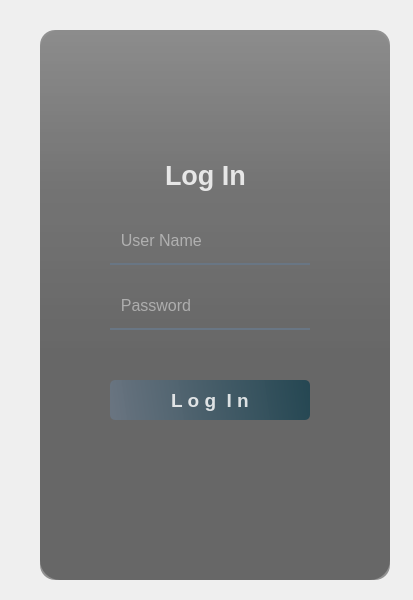
<?xml version="1.0" encoding="UTF-8"?>
<ui version="4.0">
 <class>MainWindow</class>
 <widget class="QMainWindow" name="MainWindow">
  <property name="geometry">
   <rect>
    <x>0</x>
    <y>0</y>
    <width>413</width>
    <height>600</height>
   </rect>
  </property>
  <property name="windowTitle">
   <string>MainWindow</string>
  </property>
  <widget class="QWidget" name="centralwidget">
   <widget class="QWidget" name="widget" native="true">
    <property name="geometry">
     <rect>
      <x>10</x>
      <y>0</y>
      <width>380</width>
      <height>580</height>
     </rect>
    </property>
    <property name="styleSheet">
     <string notr="true">QPushButton#pushButton{	
	background-color: qlineargradient(spread:pad, x1:0, y1:0.505682, x2:1, y2:0.477, stop:0 rgba(105, 118, 132, 219), stop:1 rgba(29,67,80, 226));
	color:rgba(255, 255, 255, 210);
	border-radius:5px;
}
QPushButton#pushButton:hover{	
	background-color: qlineargradient(spread:pad, x1:0, y1:0.505682, x2:1, y2:0.477, stop:0 rgba(29,67,80, 226), stop:1 rgba(105, 118, 132, 219));
}
QPushButton#pushButton:pressed{	
	padding-left:5px;
	padding-top:5px;
	background-color:rgba(105, 118, 132, 200);
}
</string>
    </property>
    <widget class="QLabel" name="label">
     <property name="geometry">
      <rect>
       <x>30</x>
       <y>30</y>
       <width>350</width>
       <height>550</height>
      </rect>
     </property>
     <property name="styleSheet">
      <string notr="true">border-image: url(:/images/new.png);
border-radius:20px;</string>
     </property>
     <property name="text">
      <string/>
     </property>
    </widget>
    <widget class="QLabel" name="label_2">
     <property name="geometry">
      <rect>
       <x>30</x>
       <y>30</y>
       <width>350</width>
       <height>550</height>
      </rect>
     </property>
     <property name="styleSheet">
      <string notr="true">background-color: qlineargradient(spread:pad, x1:0, y1:0, x2:0, y2:0.715909, stop:0 rgba(0, 0, 0, 9), stop:0.375 rgba(0, 0, 0, 50), stop:0.835227 rgba(0, 0, 0, 75));
border-radius:20px;</string>
     </property>
     <property name="text">
      <string/>
     </property>
    </widget>
    <widget class="QLabel" name="label_3">
     <property name="geometry">
      <rect>
       <x>30</x>
       <y>30</y>
       <width>350</width>
       <height>550</height>
      </rect>
     </property>
     <property name="styleSheet">
      <string notr="true">background-color:rgba(0, 0, 0, 100);
border-radius:15px;</string>
     </property>
     <property name="text">
      <string/>
     </property>
    </widget>
    <widget class="QLabel" name="label_4">
     <property name="geometry">
      <rect>
       <x>155</x>
       <y>155</y>
       <width>90</width>
       <height>40</height>
      </rect>
     </property>
     <property name="font">
      <font>
       <pointsize>20</pointsize>
       <weight>75</weight>
       <bold>true</bold>
      </font>
     </property>
     <property name="styleSheet">
      <string notr="true">color:rgba(255, 255, 255, 210);</string>
     </property>
     <property name="text">
      <string>Log In</string>
     </property>
    </widget>
    <widget class="QLineEdit" name="lineEdit">
     <property name="geometry">
      <rect>
       <x>100</x>
       <y>225</y>
       <width>200</width>
       <height>40</height>
      </rect>
     </property>
     <property name="font">
      <font>
       <pointsize>12</pointsize>
      </font>
     </property>
     <property name="styleSheet">
      <string notr="true">background-color:rgba(0, 0, 0, 0);
border:none;
border-bottom:2px solid rgba(105, 118, 132, 255);
color:rgba(255, 255, 255, 230);
padding-bottom:7px;</string>
     </property>
     <property name="placeholderText">
      <string>  User Name</string>
     </property>
    </widget>
    <widget class="QLineEdit" name="lineEdit_2">
     <property name="geometry">
      <rect>
       <x>100</x>
       <y>290</y>
       <width>200</width>
       <height>40</height>
      </rect>
     </property>
     <property name="font">
      <font>
       <pointsize>12</pointsize>
      </font>
     </property>
     <property name="styleSheet">
      <string notr="true">background-color:rgba(0, 0, 0, 0);
border:none;
border-bottom:2px solid rgba(105, 118, 132, 255);
color:rgba(255, 255, 255, 230);
padding-bottom:7px;</string>
     </property>
     <property name="echoMode">
      <enum>QLineEdit::Password</enum>
     </property>
     <property name="placeholderText">
      <string>  Password</string>
     </property>
    </widget>
    <widget class="QPushButton" name="pushButton">
     <property name="geometry">
      <rect>
       <x>100</x>
       <y>380</y>
       <width>200</width>
       <height>40</height>
      </rect>
     </property>
     <property name="font">
      <font>
       <pointsize>14</pointsize>
       <weight>75</weight>
       <bold>true</bold>
      </font>
     </property>
     <property name="cursor">
      <cursorShape>PointingHandCursor</cursorShape>
     </property>
     <property name="text">
      <string>L o g  I n</string>
     </property>
    </widget>
   </widget>
  </widget>
 </widget>
 <resources>
  <include location="res.qrc"/>
 </resources>
 <connections/>
</ui>
